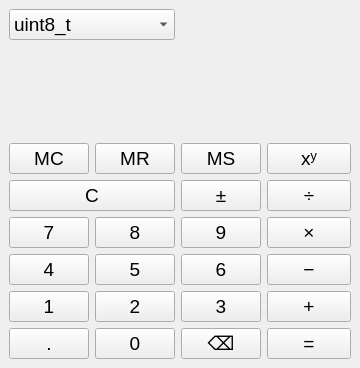
<?xml version="1.0" encoding="UTF-8"?>
<ui version="4.0">
 <class>MainWindow</class>
 <widget class="QMainWindow" name="MainWindow">
  <property name="geometry">
   <rect>
    <x>0</x>
    <y>0</y>
    <width>360</width>
    <height>368</height>
   </rect>
  </property>
  <property name="sizePolicy">
   <sizepolicy hsizetype="Preferred" vsizetype="Preferred">
    <horstretch>0</horstretch>
    <verstretch>0</verstretch>
   </sizepolicy>
  </property>
  <property name="font">
   <font>
    <pointsize>14</pointsize>
   </font>
  </property>
  <property name="windowTitle">
   <string>Калькулятор</string>
  </property>
  <widget class="QWidget" name="centralwidget">
   <layout class="QGridLayout" name="gridLayout" rowstretch="0,0,0,0,0,0,0,0,0,0" columnstretch="0,0,0,0,0">
    <item row="8" column="1">
     <widget class="QPushButton" name="btn_2">
      <property name="text">
       <string>2</string>
      </property>
     </widget>
    </item>
    <item row="9" column="3" colspan="2">
     <widget class="QPushButton" name="btn_calculate">
      <property name="text">
       <string>=</string>
      </property>
     </widget>
    </item>
    <item row="9" column="0">
     <widget class="QPushButton" name="tb_extra">
      <property name="enabled">
       <bool>true</bool>
      </property>
      <property name="text">
       <string>.</string>
      </property>
     </widget>
    </item>
    <item row="8" column="3" colspan="2">
     <widget class="QPushButton" name="btn_addition">
      <property name="text">
       <string>+</string>
      </property>
     </widget>
    </item>
    <item row="8" column="2">
     <widget class="QPushButton" name="btn_3">
      <property name="text">
       <string>3</string>
      </property>
     </widget>
    </item>
    <item row="9" column="1">
     <widget class="QPushButton" name="btn_0">
      <property name="text">
       <string>0</string>
      </property>
     </widget>
    </item>
    <item row="6" column="2">
     <widget class="QPushButton" name="btn_9">
      <property name="text">
       <string>9</string>
      </property>
     </widget>
    </item>
    <item row="5" column="3" colspan="2">
     <widget class="QPushButton" name="btn_division">
      <property name="text">
       <string>÷</string>
      </property>
     </widget>
    </item>
    <item row="1" column="0" colspan="5">
     <widget class="QLabel" name="l_formula">
      <property name="text">
       <string/>
      </property>
      <property name="alignment">
       <set>Qt::AlignRight|Qt::AlignTrailing|Qt::AlignVCenter</set>
      </property>
     </widget>
    </item>
    <item row="4" column="0">
     <widget class="QPushButton" name="btn_mc">
      <property name="enabled">
       <bool>true</bool>
      </property>
      <property name="text">
       <string>MC</string>
      </property>
     </widget>
    </item>
    <item row="7" column="3" colspan="2">
     <widget class="QPushButton" name="btn_subtraction">
      <property name="text">
       <string>−</string>
      </property>
     </widget>
    </item>
    <item row="4" column="3" colspan="2">
     <widget class="QPushButton" name="btn_power">
      <property name="text">
       <string>xʸ</string>
      </property>
     </widget>
    </item>
    <item row="5" column="2">
     <widget class="QPushButton" name="btn_change_sign">
      <property name="text">
       <string>±</string>
      </property>
     </widget>
    </item>
    <item row="8" column="0">
     <widget class="QPushButton" name="btn_1">
      <property name="text">
       <string>1</string>
      </property>
     </widget>
    </item>
    <item row="7" column="0">
     <widget class="QPushButton" name="btn_4">
      <property name="text">
       <string>4</string>
      </property>
     </widget>
    </item>
    <item row="6" column="0">
     <widget class="QPushButton" name="btn_7">
      <property name="text">
       <string>7</string>
      </property>
     </widget>
    </item>
    <item row="7" column="1">
     <widget class="QPushButton" name="btn_5">
      <property name="text">
       <string>5</string>
      </property>
     </widget>
    </item>
    <item row="6" column="1">
     <widget class="QPushButton" name="btn_8">
      <property name="text">
       <string>8</string>
      </property>
     </widget>
    </item>
    <item row="9" column="2">
     <widget class="QPushButton" name="btn_bsp">
      <property name="text">
       <string>⌫</string>
      </property>
     </widget>
    </item>
    <item row="7" column="2">
     <widget class="QPushButton" name="btn_6">
      <property name="text">
       <string>6</string>
      </property>
     </widget>
    </item>
    <item row="2" column="0" colspan="5">
     <layout class="QHBoxLayout" name="horizontalLayout_2">
      <item>
       <widget class="QLabel" name="l_memory">
        <property name="text">
         <string/>
        </property>
       </widget>
      </item>
      <item>
       <widget class="QLabel" name="l_result">
        <property name="text">
         <string/>
        </property>
        <property name="alignment">
         <set>Qt::AlignRight|Qt::AlignTrailing|Qt::AlignVCenter</set>
        </property>
       </widget>
      </item>
     </layout>
    </item>
    <item row="6" column="3" colspan="2">
     <widget class="QPushButton" name="btn_multiplication">
      <property name="text">
       <string>×</string>
      </property>
     </widget>
    </item>
    <item row="4" column="2">
     <widget class="QPushButton" name="btn_ms">
      <property name="text">
       <string>MS</string>
      </property>
     </widget>
    </item>
    <item row="4" column="1">
     <widget class="QPushButton" name="btn_mr">
      <property name="text">
       <string>MR</string>
      </property>
     </widget>
    </item>
    <item row="5" column="0" colspan="2">
     <widget class="QPushButton" name="btn_clear">
      <property name="text">
       <string>C</string>
      </property>
     </widget>
    </item>
    <item row="0" column="0" colspan="2">
     <widget class="QComboBox" name="cmb_controller">
      <item>
       <property name="text">
        <string>uint8_t</string>
       </property>
      </item>
      <item>
       <property name="text">
        <string>int</string>
       </property>
      </item>
      <item>
       <property name="text">
        <string>int64_t</string>
       </property>
      </item>
      <item>
       <property name="text">
        <string>size_t</string>
       </property>
      </item>
      <item>
       <property name="text">
        <string>double</string>
       </property>
      </item>
      <item>
       <property name="text">
        <string>float</string>
       </property>
      </item>
      <item>
       <property name="text">
        <string>Rational</string>
       </property>
      </item>
     </widget>
    </item>
   </layout>
  </widget>
 </widget>
 <resources/>
 <connections/>
</ui>
